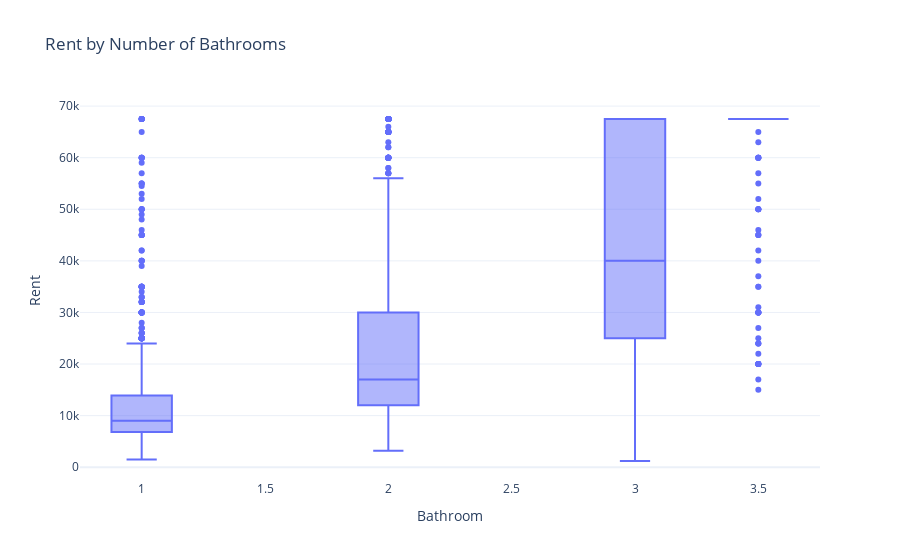

The notebook cell this image was saved under:
### Code cell
# 6. Box Plot: Rent by Bathrooms
fig = px.box(
    df,
    x="Bathroom",
    y="Rent",
    title="Rent by Number of Bathrooms",
    template="plotly_white"
)
fig.show()
save_figure(fig, "rent_by_bathroom.png")

### Figure 1 — Plotly figure (JSON) as saved in the notebook; plotly's stock layout.template omitted (floating-point values rounded to 4 significant figures; data arrays with more than 128 entries replaced by an {"elided": "..."} marker saying what was removed)
{"data": [{"alignmentgroup": "True", "hovertemplate": "Bathroom=%{x}<br>Rent=%{y}<extra></extra>", "legendgroup": "", "marker": {"color": "#636efa"}, "name": "", "notched": false, "offsetgroup": "", "orientation": "v", "showlegend": false, "type": "box", "x": {"elided": "4686 float values"}, "x0": " ", "xaxis": "x", "y": {"elided": "4686 float values"}, "y0": " ", "yaxis": "y"}], "layout": {"boxmode": "group", "legend": {"tracegroupgap": 0}, "title": {"text": "Rent by Number of Bathrooms"}, "xaxis": {"anchor": "y", "domain": [0, 1], "title": {"text": "Bathroom"}}, "yaxis": {"anchor": "x", "domain": [0, 1], "title": {"text": "Rent"}}}}
